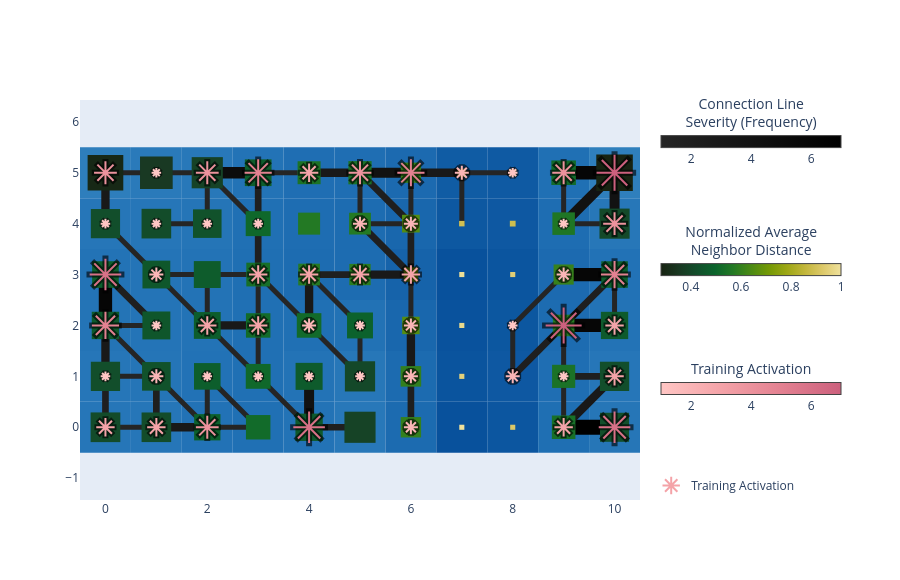

Write notebook code for a chart like this one.
### Code cell
basin.pond() \
    .rhizome_layer() \
    .pad_layer() \
    .petal_layer() \
    .visualize();

### Figure 1 — Plotly figure (JSON) as saved in the notebook; plotly's stock layout.template omitted (floating-point values rounded to 4 significant figures)
{"data": [{"hoverinfo": "none", "marker": {"cmax": 7, "cmin": 1, "color": [1], "colorbar": {"len": 200, "lenmode": "pixels", "orientation": "h", "thickness": 12, "title": {"side": "top", "text": "Connection Line<br>Severity (Frequency)"}, "x": 1.02, "xanchor": "left", "y": 0.92, "yanchor": "middle"}, "colorscale": [[0, "rgb(37,37,37)"], [1, "rgb(0,0,0)"]], "showscale": true}, "mode": "markers", "showlegend": false, "type": "scatter", "x": [null], "y": [null]}, {"hoverinfo": "none", "marker": {"cmax": 1, "cmin": 0.2818, "color": [0.2818], "colorbar": {"len": 200, "lenmode": "pixels", "orientation": "h", "thickness": 12, "title": {"side": "top", "text": "Normalized Average<br>Neighbor Distance"}, "x": 1.02, "xanchor": "left", "y": 0.6, "yanchor": "middle"}, "colorscale": [[0, "rgb(23, 35, 18)"], [0.1, "rgb(25, 56, 34)"], [0.2, "rgb(18, 78, 43)"], [0.3, "rgb(11, 100, 44)"], [0.4, "rgb(35, 121, 36)"], [0.5, "rgb(75, 138, 20)"], [0.6, "rgb(116, 153, 5)"], [0.7, "rgb(157, 167, 21)"], [0.8, "rgb(194, 182, 59)"], [0.9, "rgb(221, 201, 106)"], [1, "rgb(239, 225, 156)"]], "showscale": true}, "mode": "markers", "showlegend": false, "type": "scatter", "x": [null], "y": [null]}, {"legendgroup": "petal", "marker": {"color": "black", "line": {"color": "black", "width": 6}, "opacity": 0.6, "size": [18.4, 18.4, 22.8, 31.6, 14.0, 18.4, 31.6, 9.6, 14.0, 9.6, 9.6, 9.6, 9.6, 14.0, 14.0, 9.6, 18.4, 27.2, 9.6, 18.4, 18.4, 14.0, 9.6, 14.0, 9.6, 36.0, 18.4, 31.6, 14.0, 18.4, 18.4, 18.4, 18.4, 14.0, 27.2, 9.6, 9.6, 9.6, 9.6, 14.0, 14.0, 9.6, 22.8, 22.8, 9.6, 22.8, 27.2, 18.4, 22.8, 27.2, 14.0, 9.6, 22.8, 36.0], "symbol": "asterisk"}, "mode": "markers", "name": "Training Activation", "showlegend": false, "type": "scatter", "x": [0, 1, 2, 4, 6, 9, 10, 0, 1, 2, 3, 4, 5, 6, 8, 9, 10, 0, 1, 2, 3, 4, 5, 6, 8, 9, 10, 0, 1, 3, 4, 5, 6, 9, 10, 0, 1, 2, 3, 5, 6, 9, 10, 0, 1, 2, 3, 4, 5, 6, 7, 8, 9, 10], "y": [0, 0, 0, 0, 0, 0, 0, 1, 1, 1, 1, 1, 1, 1, 1, 1, 1, 2, 2, 2, 2, 2, 2, 2, 2, 2, 2, 3, 3, 3, 3, 3, 3, 3, 3, 4, 4, 4, 4, 4, 4, 4, 4, 5, 5, 5, 5, 5, 5, 5, 5, 5, 5, 5]}, {"legendgroup": "petal", "marker": {"cmax": 7, "cmin": 1, "color": [3, 3, 4, 6, 2, 3, 6, 1, 2, 1, 1, 1, 1, 2, 2, 1, 3, 5, 1, 3, 3, 2, 1, 2, 1, 7, 3, 6, 2, 3, 3, 3, 3, 2, 5, 1, 1, 1, 1, 2, 2, 1, 4, 4, 1, 4, 5, 3, 4, 5, 2, 1, 4, 7], "colorbar": {"len": 200, "lenmode": "pixels", "orientation": "h", "thickness": 12, "title": {"side": "top", "text": "Training Activation"}, "x": 1.02, "xanchor": "left", "y": 0.28, "yanchor": "middle"}, "colorscale": [[0, "rgb(255, 198, 196)"], [0.3333, "rgb(244, 163, 168)"], [0.6667, "rgb(227, 129, 145)"], [1, "rgb(204, 96, 125)"]], "line": {"color": [3, 3, 4, 6, 2, 3, 6, 1, 2, 1, 1, 1, 1, 2, 2, 1, 3, 5, 1, 3, 3, 2, 1, 2, 1, 7, 3, 6, 2, 3, 3, 3, 3, 2, 5, 1, 1, 1, 1, 2, 2, 1, 4, 4, 1, 4, 5, 3, 4, 5, 2, 1, 4, 7], "colorscale": [[0, "rgb(255, 198, 196)"], [0.3333, "rgb(244, 163, 168)"], [0.6667, "rgb(227, 129, 145)"], [1, "rgb(204, 96, 125)"]], "width": 2}, "opacity": 1, "showscale": true, "size": [15.33, 15.33, 19.0, 26.33, 11.67, 15.33, 26.33, 8.0, 11.67, 8.0, 8.0, 8.0, 8.0, 11.67, 11.67, 8.0, 15.33, 22.67, 8.0, 15.33, 15.33, 11.67, 8.0, 11.67, 8.0, 30.0, 15.33, 26.33, 11.67, 15.33, 15.33, 15.33, 15.33, 11.67, 22.67, 8.0, 8.0, 8.0, 8.0, 11.67, 11.67, 8.0, 19.0, 19.0, 8.0, 19.0, 22.67, 15.33, 19.0, 22.67, 11.67, 8.0, 19.0, 30.0], "symbol": "asterisk"}, "mode": "markers", "name": "Training Activation", "type": "scatter", "x": [0, 1, 2, 4, 6, 9, 10, 0, 1, 2, 3, 4, 5, 6, 8, 9, 10, 0, 1, 2, 3, 4, 5, 6, 8, 9, 10, 0, 1, 3, 4, 5, 6, 9, 10, 0, 1, 2, 3, 5, 6, 9, 10, 0, 1, 2, 3, 4, 5, 6, 7, 8, 9, 10], "y": [0, 0, 0, 0, 0, 0, 0, 1, 1, 1, 1, 1, 1, 1, 1, 1, 1, 2, 2, 2, 2, 2, 2, 2, 2, 2, 2, 3, 3, 3, 3, 3, 3, 3, 3, 4, 4, 4, 4, 4, 4, 4, 4, 5, 5, 5, 5, 5, 5, 5, 5, 5, 5, 5]}], "layout": {"autosize": true, "height": 580, "legend": {"x": 1.02, "xanchor": "left", "y": 0, "yanchor": "bottom"}, "margin": {"r": 260}, "shapes": [{"fillcolor": "rgb(38, 118, 184)", "layer": "between", "line": {"width": 0}, "type": "rect", "x0": -0.5, "x1": 0.5, "xref": "x", "y0": -0.5, "y1": 0.5, "yref": "y"}, {"fillcolor": "rgb(38, 118, 184)", "layer": "between", "line": {"width": 0}, "type": "rect", "x0": 0.5, "x1": 1.5, "xref": "x", "y0": -0.5, "y1": 0.5, "yref": "y"}, {"fillcolor": "rgb(34, 114, 182)", "layer": "between", "line": {"width": 0}, "type": "rect", "x0": 1.5, "x1": 2.5, "xref": "x", "y0": -0.5, "y1": 0.5, "yref": "y"}, {"fillcolor": "rgb(32, 112, 180)", "layer": "between", "line": {"width": 0}, "type": "rect", "x0": 2.5, "x1": 3.5, "xref": "x", "y0": -0.5, "y1": 0.5, "yref": "y"}, {"fillcolor": "rgb(35, 115, 182)", "layer": "between", "line": {"width": 0}, "type": "rect", "x0": 3.5, "x1": 4.5, "xref": "x", "y0": -0.5, "y1": 0.5, "yref": "y"}, {"fillcolor": "rgb(40, 120, 185)", "layer": "between", "line": {"width": 0}, "type": "rect", "x0": 4.5, "x1": 5.5, "xref": "x", "y0": -0.5, "y1": 0.5, "yref": "y"}, {"fillcolor": "rgb(28, 107, 176)", "layer": "between", "line": {"width": 0}, "type": "rect", "x0": 5.5, "x1": 6.5, "xref": "x", "y0": -0.5, "y1": 0.5, "yref": "y"}, {"fillcolor": "rgb(8, 81, 156)", "layer": "between", "line": {"width": 0}, "type": "rect", "x0": 6.5, "x1": 7.5, "xref": "x", "y0": -0.5, "y1": 0.5, "yref": "y"}, {"fillcolor": "rgb(12, 86, 160)", "layer": "between", "line": {"width": 0}, "type": "rect", "x0": 7.5, "x1": 8.5, "xref": "x", "y0": -0.5, "y1": 0.5, "yref": "y"}, {"fillcolor": "rgb(31, 111, 179)", "layer": "between", "line": {"width": 0}, "type": "rect", "x0": 8.5, "x1": 9.5, "xref": "x", "y0": -0.5, "y1": 0.5, "yref": "y"}, {"fillcolor": "rgb(38, 118, 183)", "layer": "between", "line": {"width": 0}, "type": "rect", "x0": 9.5, "x1": 10.5, "xref": "x", "y0": -0.5, "y1": 0.5, "yref": "y"}, {"fillcolor": "rgb(38, 118, 184)", "layer": "between", "line": {"width": 0}, "type": "rect", "x0": -0.5, "x1": 0.5, "xref": "x", "y0": 0.5, "y1": 1.5, "yref": "y"}, {"fillcolor": "rgb(37, 117, 183)", "layer": "between", "line": {"width": 0}, "type": "rect", "x0": 0.5, "x1": 1.5, "xref": "x", "y0": 0.5, "y1": 1.5, "yref": "y"}, {"fillcolor": "rgb(34, 114, 182)", "layer": "between", "line": {"width": 0}, "type": "rect", "x0": 1.5, "x1": 2.5, "xref": "x", "y0": 0.5, "y1": 1.5, "yref": "y"}, {"fillcolor": "rgb(32, 112, 180)", "layer": "between", "line": {"width": 0}, "type": "rect", "x0": 2.5, "x1": 3.5, "xref": "x", "y0": 0.5, "y1": 1.5, "yref": "y"}, {"fillcolor": "rgb(35, 115, 182)", "layer": "between", "line": {"width": 0}, "type": "rect", "x0": 3.5, "x1": 4.5, "xref": "x", "y0": 0.5, "y1": 1.5, "yref": "y"}, {"fillcolor": "rgb(39, 119, 184)", "layer": "between", "line": {"width": 0}, "type": "rect", "x0": 4.5, "x1": 5.5, "xref": "x", "y0": 0.5, "y1": 1.5, "yref": "y"}, {"fillcolor": "rgb(28, 107, 176)", "layer": "between", "line": {"width": 0}, "type": "rect", "x0": 5.5, "x1": 6.5, "xref": "x", "y0": 0.5, "y1": 1.5, "yref": "y"}, {"fillcolor": "rgb(10, 84, 158)", "layer": "between", "line": {"width": 0}, "type": "rect", "x0": 6.5, "x1": 7.5, "xref": "x", "y0": 0.5, "y1": 1.5, "yref": "y"}, {"fillcolor": "rgb(14, 88, 162)", "layer": "between", "line": {"width": 0}, "type": "rect", "x0": 7.5, "x1": 8.5, "xref": "x", "y0": 0.5, "y1": 1.5, "yref": "y"}, {"fillcolor": "rgb(31, 110, 179)", "layer": "between", "line": {"width": 0}, "type": "rect", "x0": 8.5, "x1": 9.5, "xref": "x", "y0": 0.5, "y1": 1.5, "yref": "y"}, {"fillcolor": "rgb(38, 118, 184)", "layer": "between", "line": {"width": 0}, "type": "rect", "x0": 9.5, "x1": 10.5, "xref": "x", "y0": 0.5, "y1": 1.5, "yref": "y"}, {"fillcolor": "rgb(36, 116, 182)", "layer": "between", "line": {"width": 0}, "type": "rect", "x0": -0.5, "x1": 0.5, "xref": "x", "y0": 1.5, "y1": 2.5, "yref": "y"}, {"fillcolor": "rgb(36, 116, 183)", "layer": "between", "line": {"width": 0}, "type": "rect", "x0": 0.5, "x1": 1.5, "xref": "x", "y0": 1.5, "y1": 2.5, "yref": "y"}, {"fillcolor": "rgb(35, 115, 182)", "layer": "between", "line": {"width": 0}, "type": "rect", "x0": 1.5, "x1": 2.5, "xref": "x", "y0": 1.5, "y1": 2.5, "yref": "y"}, {"fillcolor": "rgb(32, 112, 180)", "layer": "between", "line": {"width": 0}, "type": "rect", "x0": 2.5, "x1": 3.5, "xref": "x", "y0": 1.5, "y1": 2.5, "yref": "y"}, {"fillcolor": "rgb(32, 112, 180)", "layer": "between", "line": {"width": 0}, "type": "rect", "x0": 3.5, "x1": 4.5, "xref": "x", "y0": 1.5, "y1": 2.5, "yref": "y"}, {"fillcolor": "rgb(34, 114, 181)", "layer": "between", "line": {"width": 0}, "type": "rect", "x0": 4.5, "x1": 5.5, "xref": "x", "y0": 1.5, "y1": 2.5, "yref": "y"}, {"fillcolor": "rgb(25, 103, 173)", "layer": "between", "line": {"width": 0}, "type": "rect", "x0": 5.5, "x1": 6.5, "xref": "x", "y0": 1.5, "y1": 2.5, "yref": "y"}, {"fillcolor": "rgb(9, 82, 157)", "layer": "between", "line": {"width": 0}, "type": "rect", "x0": 6.5, "x1": 7.5, "xref": "x", "y0": 1.5, "y1": 2.5, "yref": "y"}, {"fillcolor": "rgb(12, 87, 160)", "layer": "between", "line": {"width": 0}, "type": "rect", "x0": 7.5, "x1": 8.5, "xref": "x", "y0": 1.5, "y1": 2.5, "yref": "y"}, {"fillcolor": "rgb(29, 108, 177)", "layer": "between", "line": {"width": 0}, "type": "rect", "x0": 8.5, "x1": 9.5, "xref": "x", "y0": 1.5, "y1": 2.5, "yref": "y"}, {"fillcolor": "rgb(35, 115, 182)", "layer": "between", "line": {"width": 0}, "type": "rect", "x0": 9.5, "x1": 10.5, "xref": "x", "y0": 1.5, "y1": 2.5, "yref": "y"}, {"fillcolor": "rgb(35, 115, 182)", "layer": "between", "line": {"width": 0}, "type": "rect", "x0": -0.5, "x1": 0.5, "xref": "x", "y0": 2.5, "y1": 3.5, "yref": "y"}, {"fillcolor": "rgb(36, 116, 183)", "layer": "between", "line": {"width": 0}, "type": "rect", "x0": 0.5, "x1": 1.5, "xref": "x", "y0": 2.5, "y1": 3.5, "yref": "y"}, {"fillcolor": "rgb(35, 115, 182)", "layer": "between", "line": {"width": 0}, "type": "rect", "x0": 1.5, "x1": 2.5, "xref": "x", "y0": 2.5, "y1": 3.5, "yref": "y"}, {"fillcolor": "rgb(31, 111, 179)", "layer": "between", "line": {"width": 0}, "type": "rect", "x0": 2.5, "x1": 3.5, "xref": "x", "y0": 2.5, "y1": 3.5, "yref": "y"}, {"fillcolor": "rgb(29, 108, 177)", "layer": "between", "line": {"width": 0}, "type": "rect", "x0": 3.5, "x1": 4.5, "xref": "x", "y0": 2.5, "y1": 3.5, "yref": "y"}, {"fillcolor": "rgb(29, 108, 177)", "layer": "between", "line": {"width": 0}, "type": "rect", "x0": 4.5, "x1": 5.5, "xref": "x", "y0": 2.5, "y1": 3.5, "yref": "y"}, {"fillcolor": "rgb(22, 99, 170)", "layer": "between", "line": {"width": 0}, "type": "rect", "x0": 5.5, "x1": 6.5, "xref": "x", "y0": 2.5, "y1": 3.5, "yref": "y"}, {"fillcolor": "rgb(8, 81, 156)", "layer": "between", "line": {"width": 0}, "type": "rect", "x0": 6.5, "x1": 7.5, "xref": "x", "y0": 2.5, "y1": 3.5, "yref": "y"}, {"fillcolor": "rgb(11, 85, 159)", "layer": "between", "line": {"width": 0}, "type": "rect", "x0": 7.5, "x1": 8.5, "xref": "x", "y0": 2.5, "y1": 3.5, "yref": "y"}, {"fillcolor": "rgb(28, 106, 176)", "layer": "between", "line": {"width": 0}, "type": "rect", "x0": 8.5, "x1": 9.5, "xref": "x", "y0": 2.5, "y1": 3.5, "yref": "y"}, {"fillcolor": "rgb(34, 114, 182)", "layer": "between", "line": {"width": 0}, "type": "rect", "x0": 9.5, "x1": 10.5, "xref": "x", "y0": 2.5, "y1": 3.5, "yref": "y"}, {"fillcolor": "rgb(38, 118, 184)", "layer": "between", "line": {"width": 0}, "type": "rect", "x0": -0.5, "x1": 0.5, "xref": "x", "y0": 3.5, "y1": 4.5, "yref": "y"}, {"fillcolor": "rgb(38, 118, 184)", "layer": "between", "line": {"width": 0}, "type": "rect", "x0": 0.5, "x1": 1.5, "xref": "x", "y0": 3.5, "y1": 4.5, "yref": "y"}, {"fillcolor": "rgb(37, 117, 183)", "layer": "between", "line": {"width": 0}, "type": "rect", "x0": 1.5, "x1": 2.5, "xref": "x", "y0": 3.5, "y1": 4.5, "yref": "y"}, {"fillcolor": "rgb(32, 112, 180)", "layer": "between", "line": {"width": 0}, "type": "rect", "x0": 2.5, "x1": 3.5, "xref": "x", "y0": 3.5, "y1": 4.5, "yref": "y"}, {"fillcolor": "rgb(30, 109, 178)", "layer": "between", "line": {"width": 0}, "type": "rect", "x0": 3.5, "x1": 4.5, "xref": "x", "y0": 3.5, "y1": 4.5, "yref": "y"}, {"fillcolor": "rgb(29, 108, 177)", "layer": "between", "line": {"width": 0}, "type": "rect", "x0": 4.5, "x1": 5.5, "xref": "x", "y0": 3.5, "y1": 4.5, "yref": "y"}, {"fillcolor": "rgb(25, 103, 173)", "layer": "between", "line": {"width": 0}, "type": "rect", "x0": 5.5, "x1": 6.5, "xref": "x", "y0": 3.5, "y1": 4.5, "yref": "y"}, {"fillcolor": "rgb(13, 88, 161)", "layer": "between", "line": {"width": 0}, "type": "rect", "x0": 6.5, "x1": 7.5, "xref": "x", "y0": 3.5, "y1": 4.5, "yref": "y"}, {"fillcolor": "rgb(14, 88, 162)", "layer": "between", "line": {"width": 0}, "type": "rect", "x0": 7.5, "x1": 8.5, "xref": "x", "y0": 3.5, "y1": 4.5, "yref": "y"}, {"fillcolor": "rgb(30, 109, 178)", "layer": "between", "line": {"width": 0}, "type": "rect", "x0": 8.5, "x1": 9.5, "xref": "x", "y0": 3.5, "y1": 4.5, "yref": "y"}, {"fillcolor": "rgb(39, 119, 184)", "layer": "between", "line": {"width": 0}, "type": "rect", "x0": 9.5, "x1": 10.5, "xref": "x", "y0": 3.5, "y1": 4.5, "yref": "y"}, {"fillcolor": "rgb(46, 126, 188)", "layer": "between", "line": {"width": 0}, "type": "rect", "x0": -0.5, "x1": 0.5, "xref": "x", "y0": 4.5, "y1": 5.5, "yref": "y"}, {"fillcolor": "rgb(42, 122, 186)", "layer": "between", "line": {"width": 0}, "type": "rect", "x0": 0.5, "x1": 1.5, "xref": "x", "y0": 4.5, "y1": 5.5, "yref": "y"}, {"fillcolor": "rgb(40, 120, 185)", "layer": "between", "line": {"width": 0}, "type": "rect", "x0": 1.5, "x1": 2.5, "xref": "x", "y0": 4.5, "y1": 5.5, "yref": "y"}, {"fillcolor": "rgb(35, 115, 182)", "layer": "between", "line": {"width": 0}, "type": "rect", "x0": 2.5, "x1": 3.5, "xref": "x", "y0": 4.5, "y1": 5.5, "yref": "y"}, {"fillcolor": "rgb(31, 110, 179)", "layer": "between", "line": {"width": 0}, "type": "rect", "x0": 3.5, "x1": 4.5, "xref": "x", "y0": 4.5, "y1": 5.5, "yref": "y"}, {"fillcolor": "rgb(31, 110, 179)", "layer": "between", "line": {"width": 0}, "type": "rect", "x0": 4.5, "x1": 5.5, "xref": "x", "y0": 4.5, "y1": 5.5, "yref": "y"}, {"fillcolor": "rgb(28, 106, 176)", "layer": "between", "line": {"width": 0}, "type": "rect", "x0": 5.5, "x1": 6.5, "xref": "x", "y0": 4.5, "y1": 5.5, "yref": "y"}, {"fillcolor": "rgb(16, 92, 164)", "layer": "between", "line": {"width": 0}, "type": "rect", "x0": 6.5, "x1": 7.5, "xref": "x", "y0": 4.5, "y1": 5.5, "yref": "y"}, {"fillcolor": "rgb(15, 90, 163)", "layer": "between", "line": {"width": 0}, "type": "rect", "x0": 7.5, "x1": 8.5, "xref": "x", "y0": 4.5, "y1": 5.5, "yref": "y"}, {"fillcolor": "rgb(32, 112, 180)", "layer": "between", "line": {"width": 0}, "type": "rect", "x0": 8.5, "x1": 9.5, "xref": "x", "y0": 4.5, "y1": 5.5, "yref": "y"}, {"fillcolor": "rgb(47, 127, 188)", "layer": "between", "line": {"width": 0}, "type": "rect", "x0": 9.5, "x1": 10.5, "xref": "x", "y0": 4.5, "y1": 5.5, "yref": "y"}, {"layer": "between", "line": {"color": "rgb(37, 37, 37)", "width": 5}, "type": "line", "x0": 0, "x1": 1, "y0": 0, "y1": 0}, {"layer": "between", "line": {"color": "rgb(31, 31, 31)", "width": 6.667}, "type": "line", "x0": 0, "x1": 0, "y0": 0, "y1": 1}, {"layer": "between", "line": {"color": "rgb(25, 25, 25)", "width": 8.333}, "type": "line", "x0": 1, "x1": 2, "y0": 0, "y1": 0}, {"layer": "between", "line": {"color": "rgb(31, 31, 31)", "width": 6.667}, "type": "line", "x0": 1, "x1": 1, "y0": 0, "y1": 1}, {"layer": "between", "line": {"color": "rgb(37, 37, 37)", "width": 5}, "type": "line", "x0": 2, "x1": 3, "y0": 0, "y1": 0}, {"layer": "between", "line": {"color": "rgb(37, 37, 37)", "width": 5}, "type": "line", "x0": 2, "x1": 1, "y0": 0, "y1": 1}, {"layer": "between", "line": {"color": "rgb(37, 37, 37)", "width": 5}, "type": "line", "x0": 2, "x1": 2, "y0": 0, "y1": 1}, {"layer": "between", "line": {"color": "rgb(37, 37, 37)", "width": 5}, "type": "line", "x0": 3, "x1": 2, "y0": 0, "y1": 1}, {"layer": "between", "line": {"color": "rgb(31, 31, 31)", "width": 6.667}, "type": "line", "x0": 4, "x1": 5, "y0": 0, "y1": 0}, {"layer": "between", "line": {"color": "rgb(37, 37, 37)", "width": 5}, "type": "line", "x0": 4, "x1": 3, "y0": 0, "y1": 1}, {"layer": "between", "line": {"color": "rgb(18, 18, 18)", "width": 10}, "type": "line", "x0": 4, "x1": 4, "y0": 0, "y1": 1}, {"layer": "between", "line": {"color": "rgb(31, 31, 31)", "width": 6.667}, "type": "line", "x0": 6, "x1": 6, "y0": 0, "y1": 1}, {"layer": "between", "line": {"color": "rgb(0, 0, 0)", "width": 15}, "type": "line", "x0": 9, "x1": 10, "y0": 0, "y1": 0}, {"layer": "between", "line": {"color": "rgb(37, 37, 37)", "width": 5}, "type": "line", "x0": 9, "x1": 9, "y0": 0, "y1": 1}, {"layer": "between", "line": {"color": "rgb(25, 25, 25)", "width": 8.333}, "type": "line", "x0": 9, "x1": 10, "y0": 0, "y1": 1}, {"layer": "between", "line": {"color": "rgb(37, 37, 37)", "width": 5}, "type": "line", "x0": 0, "x1": 1, "y0": 1, "y1": 1}, {"layer": "between", "line": {"color": "rgb(25, 25, 25)", "width": 8.333}, "type": "line", "x0": 0, "x1": 0, "y0": 1, "y1": 2}, {"layer": "between", "line": {"color": "rgb(37, 37, 37)", "width": 5}, "type": "line", "x0": 1, "x1": 0, "y0": 1, "y1": 2}, {"layer": "between", "line": {"color": "rgb(37, 37, 37)", "width": 5}, "type": "line", "x0": 3, "x1": 2, "y0": 1, "y1": 2}, {"layer": "between", "line": {"color": "rgb(37, 37, 37)", "width": 5}, "type": "line", "x0": 3, "x1": 3, "y0": 1, "y1": 2}, {"layer": "between", "line": {"color": "rgb(37, 37, 37)", "width": 5}, "type": "line", "x0": 5, "x1": 4, "y0": 1, "y1": 2}, {"layer": "between", "line": {"color": "rgb(37, 37, 37)", "width": 5}, "type": "line", "x0": 5, "x1": 5, "y0": 1, "y1": 2}, {"layer": "between", "line": {"color": "rgb(25, 25, 25)", "width": 8.333}, "type": "line", "x0": 6, "x1": 6, "y0": 1, "y1": 2}, {"layer": "between", "line": {"color": "rgb(37, 37, 37)", "width": 5}, "type": "line", "x0": 8, "x1": 8, "y0": 1, "y1": 2}, {"layer": "between", "line": {"color": "rgb(31, 31, 31)", "width": 6.667}, "type": "line", "x0": 8, "x1": 9, "y0": 1, "y1": 2}, {"layer": "between", "line": {"color": "rgb(31, 31, 31)", "width": 6.667}, "type": "line", "x0": 9, "x1": 10, "y0": 1, "y1": 1}, {"layer": "between", "line": {"color": "rgb(37, 37, 37)", "width": 5}, "type": "line", "x0": 9, "x1": 9, "y0": 1, "y1": 2}, {"layer": "between", "line": {"color": "rgb(37, 37, 37)", "width": 5}, "type": "line", "x0": 0, "x1": 1, "y0": 2, "y1": 2}, {"layer": "between", "line": {"color": "rgb(6, 6, 6)", "width": 13.33}, "type": "line", "x0": 0, "x1": 0, "y0": 2, "y1": 3}, {"layer": "between", "line": {"color": "rgb(31, 31, 31)", "width": 6.667}, "type": "line", "x0": 1, "x1": 0, "y0": 2, "y1": 3}, {"layer": "between", "line": {"color": "rgb(25, 25, 25)", "width": 8.333}, "type": "line", "x0": 2, "x1": 3, "y0": 2, "y1": 2}, {"layer": "between", "line": {"color": "rgb(37, 37, 37)", "width": 5}, "type": "line", "x0": 2, "x1": 1, "y0": 2, "y1": 3}, {"layer": "between", "line": {"color": "rgb(37, 37, 37)", "width": 5}, "type": "line", "x0": 2, "x1": 2, "y0": 2, "y1": 3}, {"layer": "between", "line": {"color": "rgb(37, 37, 37)", "width": 5}, "type": "line", "x0": 3, "x1": 3, "y0": 2, "y1": 3}, {"layer": "between", "line": {"color": "rgb(37, 37, 37)", "width": 5}, "type": "line", "x0": 4, "x1": 3, "y0": 2, "y1": 3}, {"layer": "between", "line": {"color": "rgb(25, 25, 25)", "width": 8.333}, "type": "line", "x0": 4, "x1": 4, "y0": 2, "y1": 3}, {"layer": "between", "line": {"color": "rgb(37, 37, 37)", "width": 5}, "type": "line", "x0": 5, "x1": 4, "y0": 2, "y1": 3}, {"layer": "between", "line": {"color": "rgb(37, 37, 37)", "width": 5}, "type": "line", "x0": 6, "x1": 6, "y0": 2, "y1": 3}, {"layer": "between", "line": {"color": "rgb(37, 37, 37)", "width": 5}, "type": "line", "x0": 8, "x1": 9, "y0": 2, "y1": 3}, {"layer": "between", "line": {"color": "rgb(6, 6, 6)", "width": 13.33}, "type": "line", "x0": 9, "x1": 10, "y0": 2, "y1": 2}, {"layer": "between", "line": {"color": "rgb(31, 31, 31)", "width": 6.667}, "type": "line", "x0": 9, "x1": 10, "y0": 2, "y1": 3}, {"layer": "between", "line": {"color": "rgb(37, 37, 37)", "width": 5}, "type": "line", "x0": 10, "x1": 10, "y0": 2, "y1": 3}, {"layer": "between", "line": {"color": "rgb(37, 37, 37)", "width": 5}, "type": "line", "x0": 1, "x1": 2, "y0": 3, "y1": 3}, {"layer": "between", "line": {"color": "rgb(37, 37, 37)", "width": 5}, "type": "line", "x0": 1, "x1": 0, "y0": 3, "y1": 4}, {"layer": "between", "line": {"color": "rgb(37, 37, 37)", "width": 5}, "type": "line", "x0": 2, "x1": 3, "y0": 3, "y1": 3}, {"layer": "between", "line": {"color": "rgb(31, 31, 31)", "width": 6.667}, "type": "line", "x0": 3, "x1": 3, "y0": 3, "y1": 4}, {"layer": "between", "line": {"color": "rgb(31, 31, 31)", "width": 6.667}, "type": "line", "x0": 4, "x1": 5, "y0": 3, "y1": 3}, {"layer": "between", "line": {"color": "rgb(25, 25, 25)", "width": 8.333}, "type": "line", "x0": 5, "x1": 6, "y0": 3, "y1": 3}, {"layer": "between", "line": {"color": "rgb(31, 31, 31)", "width": 6.667}, "type": "line", "x0": 6, "x1": 5, "y0": 3, "y1": 4}, {"layer": "between", "line": {"color": "rgb(31, 31, 31)", "width": 6.667}, "type": "line", "x0": 6, "x1": 6, "y0": 3, "y1": 4}, {"layer": "between", "line": {"color": "rgb(6, 6, 6)", "width": 13.33}, "type": "line", "x0": 9, "x1": 10, "y0": 3, "y1": 3}, {"layer": "between", "line": {"color": "rgb(25, 25, 25)", "width": 8.333}, "type": "line", "x0": 0, "x1": 0, "y0": 4, "y1": 5}, {"layer": "between", "line": {"color": "rgb(37, 37, 37)", "width": 5}, "type": "line", "x0": 1, "x1": 2, "y0": 4, "y1": 4}, {"layer": "between", "line": {"color": "rgb(37, 37, 37)", "width": 5}, "type": "line", "x0": 2, "x1": 2, "y0": 4, "y1": 5}, {"layer": "between", "line": {"color": "rgb(37, 37, 37)", "width": 5}, "type": "line", "x0": 3, "x1": 2, "y0": 4, "y1": 5}, {"layer": "between", "line": {"color": "rgb(31, 31, 31)", "width": 6.667}, "type": "line", "x0": 3, "x1": 3, "y0": 4, "y1": 5}, {"layer": "between", "line": {"color": "rgb(37, 37, 37)", "width": 5}, "type": "line", "x0": 5, "x1": 6, "y0": 4, "y1": 4}, {"layer": "between", "line": {"color": "rgb(37, 37, 37)", "width": 5}, "type": "line", "x0": 5, "x1": 5, "y0": 4, "y1": 5}, {"layer": "between", "line": {"color": "rgb(31, 31, 31)", "width": 6.667}, "type": "line", "x0": 6, "x1": 5, "y0": 4, "y1": 5}, {"layer": "between", "line": {"color": "rgb(37, 37, 37)", "width": 5}, "type": "line", "x0": 6, "x1": 6, "y0": 4, "y1": 5}, {"layer": "between", "line": {"color": "rgb(37, 37, 37)", "width": 5}, "type": "line", "x0": 7, "x1": 7, "y0": 4, "y1": 5}, {"layer": "between", "line": {"color": "rgb(37, 37, 37)", "width": 5}, "type": "line", "x0": 9, "x1": 10, "y0": 4, "y1": 4}, {"layer": "between", "line": {"color": "rgb(37, 37, 37)", "width": 5}, "type": "line", "x0": 9, "x1": 9, "y0": 4, "y1": 5}, {"layer": "between", "line": {"color": "rgb(18, 18, 18)", "width": 10}, "type": "line", "x0": 9, "x1": 10, "y0": 4, "y1": 5}, {"layer": "between", "line": {"color": "rgb(18, 18, 18)", "width": 10}, "type": "line", "x0": 10, "x1": 10, "y0": 4, "y1": 5}, {"layer": "between", "line": {"color": "rgb(37, 37, 37)", "width": 5}, "type": "line", "x0": 0, "x1": 1, "y0": 5, "y1": 5}, {"layer": "between", "line": {"color": "rgb(37, 37, 37)", "width": 5}, "type": "line", "x0": 1, "x1": 2, "y0": 5, "y1": 5}, {"layer": "between", "line": {"color": "rgb(12, 12, 12)", "width": 11.67}, "type": "line", "x0": 2, "x1": 3, "y0": 5, "y1": 5}, {"layer": "between", "line": {"color": "rgb(37, 37, 37)", "width": 5}, "type": "line", "x0": 3, "x1": 4, "y0": 5, "y1": 5}, {"layer": "between", "line": {"color": "rgb(25, 25, 25)", "width": 8.333}, "type": "line", "x0": 4, "x1": 5, "y0": 5, "y1": 5}, {"layer": "between", "line": {"color": "rgb(18, 18, 18)", "width": 10}, "type": "line", "x0": 5, "x1": 6, "y0": 5, "y1": 5}, {"layer": "between", "line": {"color": "rgb(25, 25, 25)", "width": 8.333}, "type": "line", "x0": 6, "x1": 7, "y0": 5, "y1": 5}, {"layer": "between", "line": {"color": "rgb(37, 37, 37)", "width": 5}, "type": "line", "x0": 7, "x1": 8, "y0": 5, "y1": 5}, {"layer": "between", "line": {"color": "rgb(6, 6, 6)", "width": 13.33}, "type": "line", "x0": 9, "x1": 10, "y0": 5, "y1": 5}, {"fillcolor": "rgb(19, 75, 42)", "layer": "between", "line": {"width": 0}, "type": "rect", "x0": -0.2916, "x1": 0.2916, "xref": "x", "y0": -0.2916, "y1": 0.2916, "yref": "y"}, {"fillcolor": "rgb(19, 76, 42)", "layer": "between", "line": {"width": 0}, "type": "rect", "x0": 0.7094, "x1": 1.291, "xref": "x", "y0": -0.2906, "y1": 0.2906, "yref": "y"}, {"fillcolor": "rgb(12, 96, 44)", "layer": "between", "line": {"width": 0}, "type": "rect", "x0": 1.742, "x1": 2.258, "xref": "x", "y0": -0.2583, "y1": 0.2583, "yref": "y"}, {"fillcolor": "rgb(18, 107, 42)", "layer": "between", "line": {"width": 0}, "type": "rect", "x0": 2.76, "x1": 3.24, "xref": "x", "y0": -0.2402, "y1": 0.2402, "yref": "y"}, {"fillcolor": "rgb(14, 89, 44)", "layer": "between", "line": {"width": 0}, "type": "rect", "x0": 3.731, "x1": 4.269, "xref": "x", "y0": -0.2686, "y1": 0.2686, "yref": "y"}, {"fillcolor": "rgb(22, 67, 38)", "layer": "between", "line": {"width": 0}, "type": "rect", "x0": 4.694, "x1": 5.306, "xref": "x", "y0": -0.3058, "y1": 0.3058, "yref": "y"}, {"fillcolor": "rgb(52, 128, 29)", "layer": "between", "line": {"width": 0}, "type": "rect", "x0": 5.8, "x1": 6.2, "xref": "x", "y0": -0.2001, "y1": 0.2001, "yref": "y"}, {"fillcolor": "rgb(239, 225, 156)", "layer": "between", "line": {"width": 0}, "type": "rect", "x0": 6.95, "x1": 7.05, "xref": "x", "y0": -0.05, "y1": 0.05, "yref": "y"}, {"fillcolor": "rgb(219, 200, 103)", "layer": "between", "line": {"width": 0}, "type": "rect", "x0": 7.95, "x1": 8.05, "xref": "x", "y0": -0.05, "y1": 0.05, "yref": "y"}, {"fillcolor": "rgb(24, 112, 40)", "layer": "between", "line": {"width": 0}, "type": "rect", "x0": 8.769, "x1": 9.231, "xref": "x", "y0": -0.2312, "y1": 0.2312, "yref": "y"}, {"fillcolor": "rgb(18, 79, 43)", "layer": "between", "line": {"width": 0}, "type": "rect", "x0": 9.715, "x1": 10.29, "xref": "x", "y0": -0.2855, "y1": 0.2855, "yref": "y"}, {"fillcolor": "rgb(18, 78, 43)", "layer": "between", "line": {"width": 0}, "type": "rect", "x0": -0.2872, "x1": 0.2872, "xref": "x", "y0": 0.7128, "y1": 1.287, "yref": "y"}, {"fillcolor": "rgb(17, 82, 43)", "layer": "between", "line": {"width": 0}, "type": "rect", "x0": 0.7191, "x1": 1.281, "xref": "x", "y0": 0.7191, "y1": 1.281, "yref": "y"}, {"fillcolor": "rgb(13, 94, 44)", "layer": "between", "line": {"width": 0}, "type": "rect", "x0": 1.739, "x1": 2.261, "xref": "x", "y0": 0.739, "y1": 1.261, "yref": "y"}, {"fillcolor": "rgb(16, 104, 42)", "layer": "between", "line": {"width": 0}, "type": "rect", "x0": 2.756, "x1": 3.244, "xref": "x", "y0": 0.756, "y1": 1.244, "yref": "y"}, {"fillcolor": "rgb(14, 91, 44)", "layer": "between", "line": {"width": 0}, "type": "rect", "x0": 3.734, "x1": 4.266, "xref": "x", "y0": 0.7345, "y1": 1.266, "yref": "y"}, {"fillcolor": "rgb(20, 72, 41)", "layer": "between", "line": {"width": 0}, "type": "rect", "x0": 4.703, "x1": 5.297, "xref": "x", "y0": 0.7032, "y1": 1.297, "yref": "y"}, {"fillcolor": "rgb(50, 127, 30)", "layer": "between", "line": {"width": 0}, "type": "rect", "x0": 5.798, "x1": 6.202, "xref": "x", "y0": 0.7981, "y1": 1.202, "yref": "y"}, {"fillcolor": "rgb(227, 209, 123)", "layer": "between", "line": {"width": 0}, "type": "rect", "x0": 6.95, "x1": 7.05, "xref": "x", "y0": 0.95, "y1": 1.05, "yref": "y"}, {"fillcolor": "rgb(206, 191, 80)", "layer": "between", "line": {"width": 0}, "type": "rect", "x0": 7.944, "x1": 8.056, "xref": "x", "y0": 0.9444, "y1": 1.056, "yref": "y"}, {"fillcolor": "rgb(27, 114, 39)", "layer": "between", "line": {"width": 0}, "type": "rect", "x0": 8.773, "x1": 9.227, "xref": "x", "y0": 0.7728, "y1": 1.227, "yref": "y"}, {"fillcolor": "rgb(18, 78, 43)", "layer": "between", "line": {"width": 0}, "type": "rect", "x0": 9.712, "x1": 10.29, "xref": "x", "y0": 0.7124, "y1": 1.288, "yref": "y"}, {"fillcolor": "rgb(14, 89, 44)", "layer": "between", "line": {"width": 0}, "type": "rect", "x0": -0.269, "x1": 0.269, "xref": "x", "y0": 1.731, "y1": 2.269, "yref": "y"}, {"fillcolor": "rgb(15, 86, 43)", "layer": "between", "line": {"width": 0}, "type": "rect", "x0": 0.7257, "x1": 1.274, "xref": "x", "y0": 1.726, "y1": 2.274, "yref": "y"}, {"fillcolor": "rgb(13, 93, 44)", "layer": "between", "line": {"width": 0}, "type": "rect", "x0": 1.737, "x1": 2.263, "xref": "x", "y0": 1.737, "y1": 2.263, "yref": "y"}, {"fillcolor": "rgb(19, 107, 41)", "layer": "between", "line": {"width": 0}, "type": "rect", "x0": 2.76, "x1": 3.24, "xref": "x", "y0": 1.76, "y1": 2.24, "yref": "y"}, {"fillcolor": "rgb(18, 106, 42)", "layer": "between", "line": {"width": 0}, "type": "rect", "x0": 3.759, "x1": 4.241, "xref": "x", "y0": 1.759, "y1": 2.241, "yref": "y"}, {"fillcolor": "rgb(12, 98, 44)", "layer": "between", "line": {"width": 0}, "type": "rect", "x0": 4.745, "x1": 5.255, "xref": "x", "y0": 1.745, "y1": 2.255, "yref": "y"}, {"fillcolor": "rgb(84, 141, 17)", "layer": "between", "line": {"width": 0}, "type": "rect", "x0": 5.829, "x1": 6.171, "xref": "x", "y0": 1.829, "y1": 2.171, "yref": "y"}, {"fillcolor": "rgb(233, 217, 140)", "layer": "between", "line": {"width": 0}, "type": "rect", "x0": 6.95, "x1": 7.05, "xref": "x", "y0": 1.95, "y1": 2.05, "yref": "y"}, {"fillcolor": "rgb(215, 197, 96)", "layer": "between", "line": {"width": 0}, "type": "rect", "x0": 7.95, "x1": 8.05, "xref": "x", "y0": 1.95, "y1": 2.05, "yref": "y"}, {"fillcolor": "rgb(39, 123, 34)", "layer": "between", "line": {"width": 0}, "type": "rect", "x0": 8.788, "x1": 9.212, "xref": "x", "y0": 1.788, "y1": 2.212, "yref": "y"}, {"fillcolor": "rgb(14, 90, 44)", "layer": "between", "line": {"width": 0}, "type": "rect", "x0": 9.732, "x1": 10.27, "xref": "x", "y0": 1.732, "y1": 2.268, "yref": "y"}, {"fillcolor": "rgb(13, 94, 44)", "layer": "between", "line": {"width": 0}, "type": "rect", "x0": -0.2616, "x1": 0.2616, "xref": "x", "y0": 2.738, "y1": 3.262, "yref": "y"}, {"fillcolor": "rgb(15, 87, 43)", "layer": "between", "line": {"width": 0}, "type": "rect", "x0": 0.7269, "x1": 1.273, "xref": "x", "y0": 2.727, "y1": 3.273, "yref": "y"}, {"fillcolor": "rgb(14, 92, 44)", "layer": "between", "line": {"width": 0}, "type": "rect", "x0": 1.736, "x1": 2.264, "xref": "x", "y0": 2.736, "y1": 3.264, "yref": "y"}, {"fillcolor": "rgb(23, 111, 40)", "layer": "between", "line": {"width": 0}, "type": "rect", "x0": 2.767, "x1": 3.233, "xref": "x", "y0": 2.767, "y1": 3.233, "yref": "y"}, {"fillcolor": "rgb(38, 122, 35)", "layer": "between", "line": {"width": 0}, "type": "rect", "x0": 3.787, "x1": 4.213, "xref": "x", "y0": 2.787, "y1": 3.213, "yref": "y"}, {"fillcolor": "rgb(42, 124, 33)", "layer": "between", "line": {"width": 0}, "type": "rect", "x0": 4.791, "x1": 5.209, "xref": "x", "y0": 2.791, "y1": 3.209, "yref": "y"}, {"fillcolor": "rgb(119, 154, 6)", "layer": "between", "line": {"width": 0}, "type": "rect", "x0": 5.859, "x1": 6.141, "xref": "x", "y0": 2.859, "y1": 3.141, "yref": "y"}, {"fillcolor": "rgb(237, 223, 151)", "layer": "between", "line": {"width": 0}, "type": "rect", "x0": 6.95, "x1": 7.05, "xref": "x", "y0": 2.95, "y1": 3.05, "yref": "y"}, {"fillcolor": "rgb(225, 206, 117)", "layer": "between", "line": {"width": 0}, "type": "rect", "x0": 7.95, "x1": 8.05, "xref": "x", "y0": 2.95, "y1": 3.05, "yref": "y"}, {"fillcolor": "rgb(55, 129, 28)", "layer": "between", "line": {"width": 0}, "type": "rect", "x0": 8.802, "x1": 9.198, "xref": "x", "y0": 2.802, "y1": 3.198, "yref": "y"}, {"fillcolor": "rgb(13, 94, 44)", "layer": "between", "line": {"width": 0}, "type": "rect", "x0": 9.739, "x1": 10.26, "xref": "x", "y0": 2.739, "y1": 3.261, "yref": "y"}, {"fillcolor": "rgb(18, 78, 43)", "layer": "between", "line": {"width": 0}, "type": "rect", "x0": -0.2869, "x1": 0.2869, "xref": "x", "y0": 3.713, "y1": 4.287, "yref": "y"}, {"fillcolor": "rgb(19, 76, 42)", "layer": "between", "line": {"width": 0}, "type": "rect", "x0": 0.7089, "x1": 1.291, "xref": "x", "y0": 3.709, "y1": 4.291, "yref": "y"}, {"fillcolor": "rgb(17, 82, 43)", "layer": "between", "line": {"width": 0}, "type": "rect", "x0": 1.72, "x1": 2.28, "xref": "x", "y0": 3.72, "y1": 4.28, "yref": "y"}, {"fillcolor": "rgb(15, 104, 43)", "layer": "between", "line": {"width": 0}, "type": "rect", "x0": 2.755, "x1": 3.245, "xref": "x", "y0": 3.755, "y1": 4.245, "yref": "y"}, {"fillcolor": "rgb(35, 121, 36)", "layer": "between", "line": {"width": 0}, "type": "rect", "x0": 3.784, "x1": 4.216, "xref": "x", "y0": 3.784, "y1": 4.216, "yref": "y"}, {"fillcolor": "rgb(36, 122, 35)", "layer": "between", "line": {"width": 0}, "type": "rect", "x0": 4.786, "x1": 5.214, "xref": "x", "y0": 3.786, "y1": 4.214, "yref": "y"}, {"fillcolor": "rgb(82, 140, 18)", "layer": "between", "line": {"width": 0}, "type": "rect", "x0": 5.826, "x1": 6.174, "xref": "x", "y0": 3.826, "y1": 4.174, "yref": "y"}, {"fillcolor": "rgb(208, 192, 83)", "layer": "between", "line": {"width": 0}, "type": "rect", "x0": 6.946, "x1": 7.054, "xref": "x", "y0": 3.946, "y1": 4.054, "yref": "y"}, {"fillcolor": "rgb(205, 190, 79)", "layer": "between", "line": {"width": 0}, "type": "rect", "x0": 7.943, "x1": 8.057, "xref": "x", "y0": 3.943, "y1": 4.057, "yref": "y"}, {"fillcolor": "rgb(31, 118, 37)", "layer": "between", "line": {"width": 0}, "type": "rect", "x0": 8.779, "x1": 9.221, "xref": "x", "y0": 3.779, "y1": 4.221, "yref": "y"}, {"fillcolor": "rgb(20, 73, 41)", "layer": "between", "line": {"width": 0}, "type": "rect", "x0": 9.704, "x1": 10.3, "xref": "x", "y0": 3.704, "y1": 4.296, "yref": "y"}, {"fillcolor": "rgb(23, 40, 22)", "layer": "between", "line": {"width": 0}, "type": "rect", "x0": -0.3504, "x1": 0.3504, "xref": "x", "y0": 4.65, "y1": 5.35, "yref": "y"}, {"fillcolor": "rgb(25, 57, 35)", "layer": "between", "line": {"width": 0}, "type": "rect", "x0": 0.679, "x1": 1.321, "xref": "x", "y0": 4.679, "y1": 5.321, "yref": "y"}, {"fillcolor": "rgb(22, 66, 38)", "layer": "between", "line": {"width": 0}, "type": "rect", "x0": 1.694, "x1": 2.306, "xref": "x", "y0": 4.694, "y1": 5.306, "yref": "y"}, {"fillcolor": "rgb(13, 93, 44)", "layer": "between", "line": {"width": 0}, "type": "rect", "x0": 2.738, "x1": 3.262, "xref": "x", "y0": 4.738, "y1": 5.262, "yref": "y"}, {"fillcolor": "rgb(28, 115, 38)", "layer": "between", "line": {"width": 0}, "type": "rect", "x0": 3.774, "x1": 4.226, "xref": "x", "y0": 4.774, "y1": 5.226, "yref": "y"}, {"fillcolor": "rgb(26, 113, 39)", "layer": "between", "line": {"width": 0}, "type": "rect", "x0": 4.772, "x1": 5.228, "xref": "x", "y0": 4.772, "y1": 5.228, "yref": "y"}, {"fillcolor": "rgb(53, 129, 29)", "layer": "between", "line": {"width": 0}, "type": "rect", "x0": 5.801, "x1": 6.199, "xref": "x", "y0": 4.801, "y1": 5.199, "yref": "y"}, {"fillcolor": "rgb(181, 177, 45)", "layer": "between", "line": {"width": 0}, "type": "rect", "x0": 6.915, "x1": 7.085, "xref": "x", "y0": 4.915, "y1": 5.085, "yref": "y"}, {"fillcolor": "rgb(194, 182, 59)", "layer": "between", "line": {"width": 0}, "type": "rect", "x0": 7.928, "x1": 8.072, "xref": "x", "y0": 4.928, "y1": 5.072, "yref": "y"}, {"fillcolor": "rgb(18, 106, 42)", "layer": "between", "line": {"width": 0}, "type": "rect", "x0": 8.759, "x1": 9.241, "xref": "x", "y0": 4.759, "y1": 5.241, "yref": "y"}, {"fillcolor": "rgb(23, 35, 18)", "layer": "between", "line": {"width": 0}, "type": "rect", "x0": 9.641, "x1": 10.36, "xref": "x", "y0": 4.641, "y1": 5.359, "yref": "y"}], "showlegend": true, "xaxis": {"constrain": "domain", "range": [-0.5, 10.5], "scaleanchor": "y", "showgrid": false, "zeroline": false}, "yaxis": {"range": [-0.5, 5.5], "showgrid": false, "zeroline": false}}}
